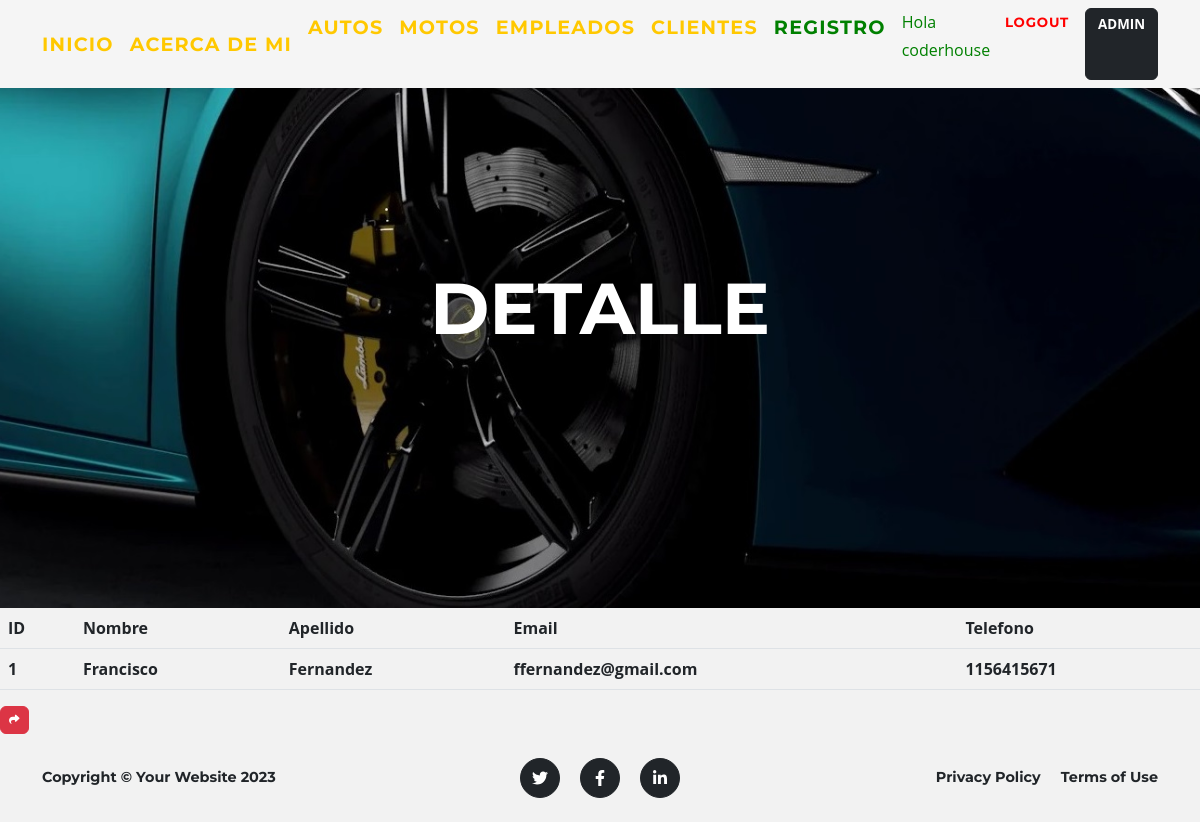
Page /aplicacion/detail_cliente/1/ (signed in) on the committed database.
### aplicacion/models.py (models this page shows, shortened)
class Cliente(models.Model):
    nombre = models.CharField(max_length=50)
    apellido = models.CharField(max_length=50)
    email = models.EmailField()
    telefono = models.IntegerField()

### aplicacion/views.py (the view)
# urls.py: path('detail_cliente/<int:pk>/', ClienteDetalle.as_view(), name="detail_cliente"),
class ClienteDetalle(LoginRequiredMixin,DetailView):
    model = Cliente
    template_name = "aplicacion/clientes_detail.html"

### aplicacion/templates/aplicacion/clientes_detail.html (shortened to what this page needs)
{% extends 'aplicacion/base.html' %}
{% load static %}
{% block cabecera %}
    <div class="container">
        <div class="masthead-heading text-uppercase">Detalle</div>
    </div>
{% endblock cabecera %}
{% block contenido %}
<table class="table">
    <thead>
        <tr>
            <th>ID</th>
            <th>Nombre</th>
            <th>Apellido</th>
            <th>Email</th>
            <th>Telefono</th>
        </tr>
    </thead>
    <tbody>
        <tr>
            <td>{{cliente.id}}</td>
            <td>{{cliente.nombre}}</td>
            <td>{{cliente.apellido}}</td>
            <td>{{cliente.email}}</td>
            <td>{{cliente.telefono}}</td>
        </tr>
    </tbody>
</table>
<a
href="{% url 'clientes' %}"
class="btn btn-danger"
style="--bs-btn-padding-y: .25rem; --bs-btn-padding-x: .5rem; --bs-btn-font-size: .75rem;"
><i class="fa fa-share fa-sm" title="List Back">Volver</i>
</a>
{% endblock contenido %}

### aplicacion/templates/aplicacion/base.html (shortened to what this page needs)
<!DOCTYPE html>
<html lang="en">
    <head>
        {% load static %}
        <link href="{% static 'aplicacion/css/styles.css' %}" rel="stylesheet" />
    </head>
    <body id="page-top">
        <nav class="navbar navbar-expand-lg navbar-dark fixed-top pt-2 pb-2" id="mainNav" style="background-color: whitesmoke;" >
            <div class="container">
                <a class="navbar-brand" style="font-size:larger;"  href="{% url 'inicio' %}">Inicio</a>
                <a class="navbar-brand" style="font-size:larger;" href="{% url 'aboutme' %}">Acerca de Mi</a>
                <div class="collapse navbar-collapse" id="navbarResponsive">
                    <ul class="navbar-nav text-lg-start ms-auto py-6 py-lg-0">
                        {% if user.is_authenticated %}
                        <a class="navbar-brand" style="font-size:larger;" href="{% url 'autos' %}">Autos</a>
                        <a class="navbar-brand" style="font-size:larger;" href="{% url 'motos' %}">Motos</a>
                        <a class="navbar-brand" style="font-size:larger;" href="{% url 'empleados' %}">Empleados</a>
                        <a class="navbar-brand" style="font-size:larger;" href="{% url 'clientes' %}">Clientes</a>
                        <a class="navbar-brand" style="font-size:larger; color: green;" href="{% url 'register' %}">Registro</a>
                        <p style="color:green"> Hola {{ user.username }}</b></p>
                        <a class="navbar-brand" style="font-size:smaller; color: red;" href="{% url 'logout' %}">Logout</a>
                        <a class="btn btn-dark" style="font-size:smaller;" href="{% url 'admin:index' %}"><b>ADMIN</a>
                        </div>
                        {% endif %}
                </div>
        </nav>
        <header class="masthead">
        {% block cabecera %}{% endblock cabecera %}
        </header>
        {% block contenido %}
        {% endblock contenido %}
        {% block footer%}
        <footer class="footer py-4">
            <div class="container">
                <div class="row align-items-center">
                    <div class="col-lg-4 text-lg-start">Copyright &copy; Your Website 2023</div>
                    <div class="col-lg-4 my-3 my-lg-0">
                        <a class="btn btn-dark btn-social mx-2" href="#!" aria-label="Twitter"><i class="fab fa-twitter"></i></a>
                        <a class="btn btn-dark btn-social mx-2" href="#!" aria-label="Facebook"><i class="fab fa-facebook-f"></i></a>
                        <a class="btn btn-dark btn-social mx-2" href="#!" aria-label="LinkedIn"><i class="fab fa-linkedin-in"></i></a>
                    </div>
                    <div class="col-lg-4 text-lg-end">
                        <a class="link-dark text-decoration-none me-3" href="#!">Privacy Policy</a>
                        <a class="link-dark text-decoration-none" href="#!">Terms of Use</a>
                    </div>
                </div>
            </div>
        </footer>
        {% endblock footer %}
    </body>
</html>

### rows in the picture
Cliente: id "1", nombre "Francisco", apellido "Fernandez", email "ffernandez@gmail.com", telefono "1156415671"

### other values in the picture
{{ user.username }} "coderhouse"
